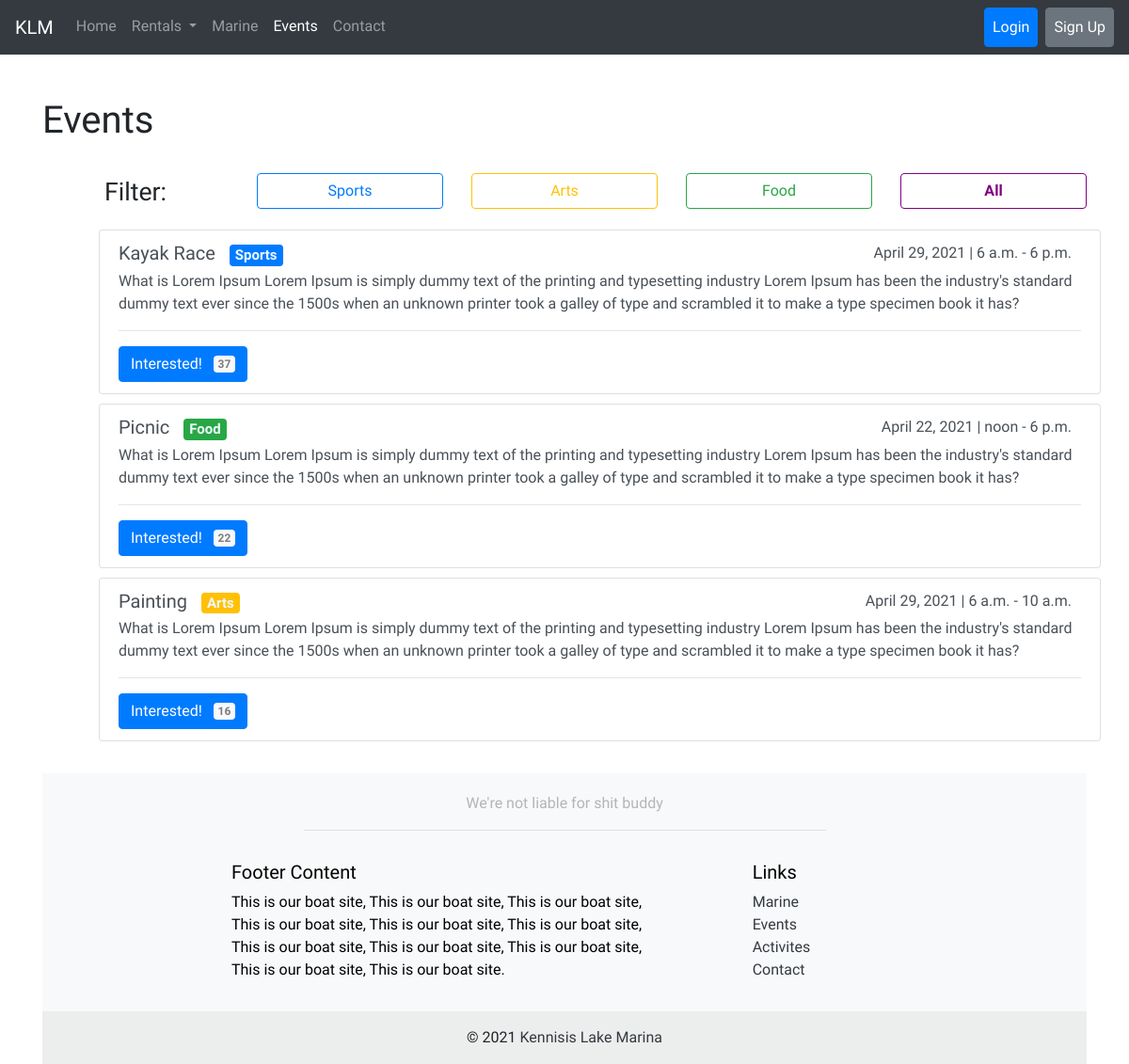
Screenshot of /events/ with the database file from the repository.
### events/models.py (models this page shows)
class Event(models.Model):
	name = models.CharField(max_length=120)
	description = models.TextField()
	date = models.DateField()
	startTime = models.TimeField()
	endTime = models.TimeField()
	Interested = models.IntegerField(default=0)
	SPORTS = "Sports"
	ARTS = "Arts"
	FOOD = "Food"
	NA = 'NA'
	category_choices = [
		(SPORTS, 'Sports'),
		(ARTS, 'Arts'),
		(FOOD, 'Food'),
		(NA, 'NA')
	]
	category = models.CharField(choices=category_choices, max_length=10, default=NA)

### events/views.py (the view)
# urls.py: path('events/', event_views.events_view, name='events'),
def events_view(request):
	events = Event.objects.all()
	context = {
		'events': events
	}
	return render(request, 'events/events.html', context)

### events/templates/events/events.html (shortened to what this page needs)
{% extends 'base.html' %}
{% load static %}
{% block main_content %}
<div class='container top-container pt-5'>
	<div class='row'>
		<div class='col text-md-left text-center'>
			<h1>Events</h1>
		</div>
    </div>
    <div class='row pt-4'>
        <div class='col d-flex justify-content-center'>
            <div style='font-size: 20pt '>Filter:</div>
        </div>
        <div class='col'>
            <a href="{% url 'events_filter' event_id='Sports' %}" type="button" class="btn btn-outline-primary w-100">Sports</a>
        </div>
        <div class='col'>
             <a href="{% url 'events_filter' event_id='Arts' %}" type="button" class="btn btn-outline-warning w-100">Arts</a>
        </div>
        <div class='col'>
           <a href="{% url 'events_filter' event_id='Food' %}" type="button" class="btn btn-outline-success w-100">Food</a>
        </div>
        <div class='col'>
            <a href="{% url 'events_filter' event_id='NA' %}" type="button" class="btn benhoganbutton w-100">All</a>
        </div>
    </div>
    <div class='row' style="margin-top: 20px; margin-left: 60px;">
        {% for event in events %}
        <div class="list-group" style='margin-bottom: 10px;'>
            <div class="list-group-item list-group-item-action" aria-current="true">
                <div class="d-flex w-100 justify-content-between">
                <h5 class="mb-1">
                    {{ event.name }}
                    {% if  event.category == 'Sports' %}
                    <span class="badge rounded-pill bg-primary" style="margin-left: 10px; color: aliceblue;">
                        {{ event.category }}
                    </span>
                    {% elif event.category == 'Arts'%}
                    <span class="badge rounded-pill bg-warning" style="margin-left: 10px; color: aliceblue;">
                        {{ event.category }}
                    </span>
                    {% else %}
                    <span class="badge rounded-pill bg-success" style="margin-left: 10px; color: aliceblue;">
                        {{ event.category }}
                    </span>
                    {% endif %}
                </h5>
                <div>
                    <div style="margin-right: 10px;">{{ event.date }} | {{ event.startTime }} - {{ event.endTime }}</div>
                </div>
                </div>
                <p class="mb-1">{{ event.description }}</p>
                <hr>
                <a href="{% url 'events_interested' event_id=event.pk %}" type="submit" class="btn btn-primary">
                    Interested!
                    <span style="margin-left: 8px; color: rgb(126, 124, 124);" class="badge rounded-pill bg-light">{{ event.Interested }}</span>
                </a>
            </div>
        </div>
        {% endfor %}
    </div>
{% endblock %}

### static/css/main.css (style rules this page uses)
html, body { font-family: 'Josefin Sans', serif; height: 100%; width: 100%; }
.top-container { margin-top: 56px; }
.benhoganbutton { color: purple; border-color: purple; font-weight: bold; }

### rows the page displays
Event: name "Kayak Race", category "Sports", date "April 29, 2021", startTime "6 a.m.", endTime "6 p.m.", description "What is Lorem Ipsum Lorem Ipsum is simply dummy text of the printing and typesetting industry Lorem Ipsum has been the industry's standard dummy text ever since the 1500s when an unknown printer took a galley of type and scrambled it to make a type specimen book it has?", Interested "37"
Event: name "Picnic", category "Food", date "April 22, 2021", startTime "noon", endTime "6 p.m.", description "What is Lorem Ipsum Lorem Ipsum is simply dummy text of the printing and typesetting industry Lorem Ipsum has been the industry's standard dummy text ever since the 1500s when an unknown printer took a galley of type and scrambled it to make a type specimen book it has?", Interested "22"
Event: name "Painting", category "Arts", date "April 29, 2021", startTime "6 a.m.", endTime "10 a.m.", description "What is Lorem Ipsum Lorem Ipsum is simply dummy text of the printing and typesetting industry Lorem Ipsum has been the industry's standard dummy text ever since the 1500s when an unknown printer took a galley of type and scrambled it to make a type specimen book it has?", Interested "16"
